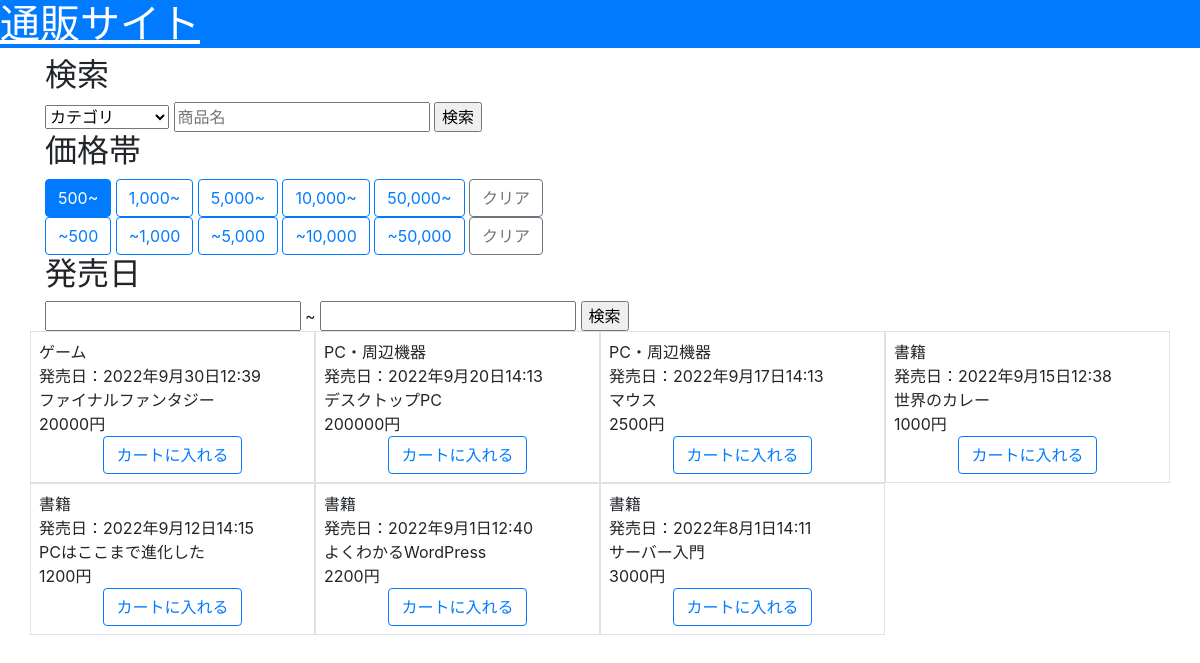
Page /?min_price=500 on the earlier database version.
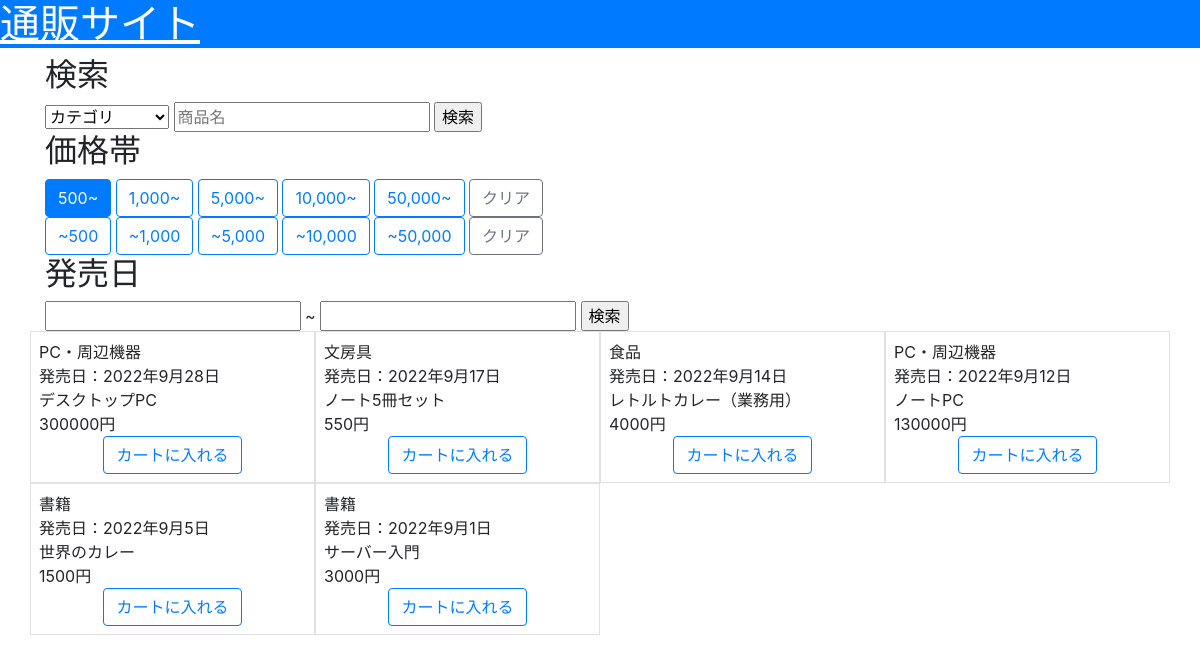
Same page on the later database version.
### shop/models.py (models this page shows, shortened)
class Product(models.Model):
    dt          = models.DateTimeField(verbose_name="投稿日時", default=timezone.now)
    name        = models.CharField(verbose_name="商品名", max_length=50)
    category    = models.ForeignKey(Category, verbose_name="カテゴリ", on_delete=models.CASCADE)
    price       = models.IntegerField(verbose_name="価格")
    release     = models.DateField(verbose_name="発売日")

class Category(models.Model):
    dt      = models.DateTimeField(verbose_name="投稿日時", default=timezone.now)
    name    = models.CharField(verbose_name="カテゴリ名", max_length=10)
    def str_id(self):
        return str(self.id)

### shop/views.py (the view)
class IndexView(View):
    def get(self, request, *args, **kwargs):
        context = {}
        query   = Q()
        if "search" in request.GET:
            search      = request.GET["search"]
            raw_words   = search.replace("　"," ").split(" ")
            words       = [ w for w in raw_words if w != ""]
            for w in words:
                query &= Q(name__contains=w)
        form    = CategorySearchForm(request.GET)
        if form.is_valid():
            cleaned = form.clean()
            query   &= Q(category=cleaned["category"].id)
        form        = ProductMaxPriceForm(request.GET)
        if form.is_valid():
            cleaned = form.clean()
            query   &= Q(price__lte=cleaned["max_price"])
        form        = ProductMinPriceForm(request.GET)
        if form.is_valid():
            cleaned = form.clean()
            query   &= Q(price__gte=cleaned["min_price"])
        start_release = ""
        end_release = ""
        form        = StartReleaseForm(request.GET)
        if form.is_valid():
            cleaned = form.clean()
            query   &= Q(release__gte=cleaned["start_release"])
            start_release = cleaned["start_release"]
        form        = EndReleaseForm(request.GET)
        if form.is_valid():
            cleaned = form.clean()
            query   &= Q(release__lte=cleaned["end_release"])
            end_release = cleaned["end_release"]
        if start_release != "" and end_release != "":
            if start_release >= end_release:
                return redirect("shop:index")
        context["products"]     = Product.objects.filter(query).order_by("-release")
        context["categories"]   = Category.objects.all().order_by("-dt")
        return render(request, "shop/index.html", context)

### shop/templatetags/param_change.py (called while the page is built)
@register.simple_tag()
def url_replace(request, key, value):
    copied      = request.GET.copy()
    copied[key] = value
    return copied.urlencode()

### templates/shop/index.html (shortened to what this page needs)
{% load static %}
{% load param_change %}
<!DOCTYPE html>
<html lang="ja">
    <head>
        <link rel="stylesheet" href="https://stackpath.bootstrapcdn.com/bootstrap/4.4.1/css/bootstrap.min.css">
    <link rel="stylesheet" href="https://cdn.jsdelivr.net/npm/flatpickr/dist/flatpickr.min.css">
    </head>
    <body>
        <h1 class="bg-primary">
            <a class="text-white" href="{% url 'shop:index' %}">通販サイト</a>
        </h1>
        <main class="container">
            <h2>検索</h2>
            <form action="">
                <select name="category">
                    <option value="">カテゴリ</option>
                </select>
                <input type="text" name="search" placeholder="商品名" value="{{ request.GET.search }}">
                <input id="search" type="button" value="検索">
            </form>
            <h2>価格帯</h2>
            <div>
                <a class="btn btn{% if request.GET.min_price != '500'   %}-outline{% endif %}-primary" href="?{% url_replace request 'min_price' 500   %}">500~</a>
                <a class="btn btn{% if request.GET.min_price != '1000'  %}-outline{% endif %}-primary" href="?{% url_replace request 'min_price' 1000  %}">1,000~</a>
                <a class="btn btn{% if request.GET.min_price != '5000'  %}-outline{% endif %}-primary" href="?{% url_replace request 'min_price' 5000  %}">5,000~</a>
                <a class="btn btn{% if request.GET.min_price != '10000' %}-outline{% endif %}-primary" href="?{% url_replace request 'min_price' 10000 %}">10,000~</a>
                <a class="btn btn{% if request.GET.min_price != '50000' %}-outline{% endif %}-primary" href="?{% url_replace request 'min_price' 50000 %}">50,000~</a>
                <a class="btn btn-outline-secondary" href="?{% url_replace request 'min_price' '' %}">クリア</a>
            </div>
            <div>
                <a class="btn btn{% if request.GET.max_price != '500'   %}-outline{% endif %}-primary" href="?{% url_replace request 'max_price' 500   %}">~500</a>
                <a class="btn btn{% if request.GET.max_price != '1000'  %}-outline{% endif %}-primary" href="?{% url_replace request 'max_price' 1000  %}">~1,000</a>
                <a class="btn btn{% if request.GET.max_price != '5000'  %}-outline{% endif %}-primary" href="?{% url_replace request 'max_price' 5000  %}">~5,000</a>
                <a class="btn btn{% if request.GET.max_price != '10000' %}-outline{% endif %}-primary" href="?{% url_replace request 'max_price' 10000 %}">~10,000</a>
                <a class="btn btn{% if request.GET.max_price != '50000' %}-outline{% endif %}-primary" href="?{% url_replace request 'max_price' 50000 %}">~50,000</a>
                <a class="btn btn-outline-secondary" href="?{% url_replace request 'max_price' '' %}">クリア</a>
            </div>
            <h2>発売日</h2>
            <form action="">
                <input class="date mr-1" name="start_release" value="{{ request.GET.start_release }}">~
                <input class="date" name="end_release" value="{{ request.GET.end_release }}">
                <input id="search_release" type="button" value="検索">
            </form>
            <div class="row">
                {% for product in products %}
                <div class="col-sm-3 border p-2">
                    <div>{{ product.category.name }}</div>
                    <div>発売日：{{ product.release }}</div>
                    <div>{{ product.name }}</div>
                    <div>{{ product.price }}円</div>
                    <div class="text-center">
                        <input class="btn btn-outline-primary" type="button" value="カートに入れる">
                    </div>
                </div>
                {% endfor %}
            </div>
        </main>
    </body>
</html>

Differences in the rows shown:
removed Product: category.name "ゲーム", release "2022年9月30日12:39", name "ファイナルファンタジー", price "20000"
no longer on this page (row edited): Product: category.name "PC・周辺機器", release "2022年9月20日14:13", name "デスクトップPC", price "200000"
removed Product: category.name "PC・周辺機器", release "2022年9月17日14:13", name "マウス", price "2500"
removed Product: category.name "書籍", release "2022年9月12日14:15", name "PCはここまで進化した", price "1200"
removed Product: category.name "書籍", release "2022年9月1日12:40", name "よくわかるWordPress", price "2200"
no longer on this page (row edited): Product: category.name "書籍", release "2022年8月1日14:11", name "サーバー入門", price "3000"
added Product: category.name "PC・周辺機器", release "2022年9月28日", name "デスクトップPC", price "300000"
now on this page (row edited): Product: category.name "文房具", release "2022年9月17日", name "ノート5冊セット", price "550"
now on this page (row edited): Product: category.name "食品", release "2022年9月14日", name "レトルトカレー（業務用）", price "4000"
added Product: category.name "PC・周辺機器", release "2022年9月12日", name "ノートPC", price "130000"
now on this page (row edited): Product: category.name "書籍", release "2022年9月5日", name "世界のカレー", price "1500"
changed Product: release "2022年9月15日12:38" → "2022年9月1日"; name "世界のカレー" → "サーバー入門"; price "1000" → "3000"
